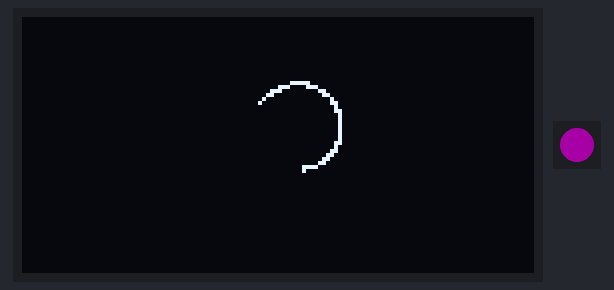
A sketch run on a simulated Arduino Uno, built for the host (arithmetic inside an expression is 32-bit, double 64-bit). Parts: 128×64 one-colour display, 1 RGB LEDs in strip order, left to right. Dim RGB values are drawn brighter than linear; random numbers use the default seed unless the sketch sets one.

Above: at 0.83 s.
At 6.98 s:
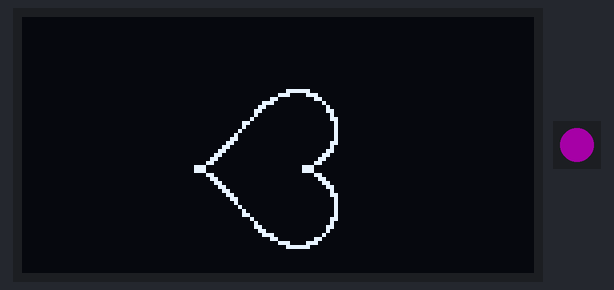
At 10.54 s:
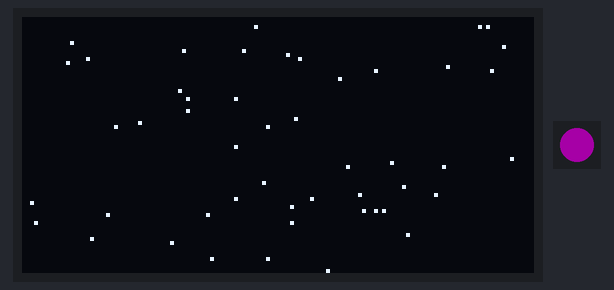
At 20.17 s:
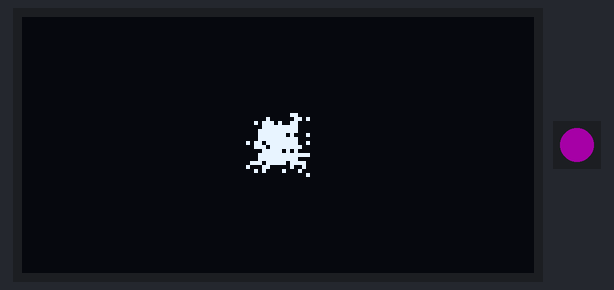
At 29.93 s:
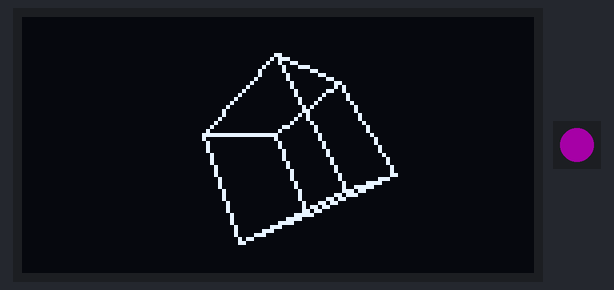
At 39.55 s:
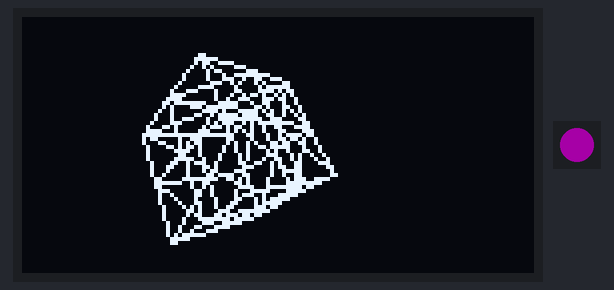

The sketch:

progetto_olografico_4display.ino
```cpp
#include <NullSpaceLib.h>
#include <U8g2lib.h>

#include <Adafruit_NeoPixel.h>
/********* ISTANZA CLASSE DISPLAY OLED I2C SH1106 128X64 ************/
U8G2_SH1106_128X64_NONAME_F_HW_I2C u8g2(U8G2_R0, /* reset=*/ U8X8_PIN_NONE);


/********* LEDS NEO-PIXELS ************/
// Parameter 1 = number of pixels in strip
// Parameter 2 = Arduino pin number (most are valid)
// Parameter 3 = pixel type flags, add together as needed:
//   NEO_KHZ800  800 KHz bitstream (most NeoPixel products w/WS2812 LEDs)
//   NEO_KHZ400  400 KHz (classic 'v1' (not v2) FLORA pixels, WS2811 drivers)
//   NEO_GRB     Pixels are wired for GRB bitstream (most NeoPixel products)
//   NEO_RGB     Pixels are wired for RGB bitstream (v1 FLORA pixels, not v2)
//   NEO_RGBW    Pixels are wired for RGBW bitstream (NeoPixel RGBW products)
Adafruit_NeoPixel strip = Adafruit_NeoPixel(1, 5, NEO_GRB + NEO_KHZ800);

class Heart
{
  private:
    U8G2_SH1106_128X64_NONAME_F_HW_I2C* _u8g2;
    float scale;
    float mult;
    float xrot;
    int startt;
    TimerC* t_scale;
    TimerC* t_draw;
    Point<float> vPoints[360] ;
    bool first_run;
    PinHoleCamera* camera;
    Cube* cubemodel;
    Cube1* cube1model;
    Logo3DNSP* logo_nsp;
    Icospere* icospheremodel;
    float spincube;
    float spinlogo;
    int spinsign;
    float cube_oscillation;
    float oscillation_freq;
    float v_max;
    float u_max;
    float z_rain;
  public:
    TimerC* t_draw3;

  public:
    Heart(U8G2_SH1106_128X64_NONAME_F_HW_I2C* u8g2_)
    {
      _u8g2 = u8g2_;
      scale=1;
      mult=1.1;
      xrot=0;
      t_scale = new TimerC();
      t_draw = new TimerC();
      t_draw3 = new TimerC();
      t_scale->start();
      t_draw->start();
      t_draw3->start();
      startt=0;
      first_run=true;
      camera = new PinHoleCamera;
      cubemodel = new Cube;
      cube1model = new Cube1;
      logo_nsp = new Logo3DNSP;
      icospheremodel = new Icospere;
      cubemodel->Scale(2.0);
      cube1model->Scale(2.0);
      logo_nsp->Scale(2.2);
      icospheremodel->Scale(3.1);
      spincube=0;
      spinlogo=0;
      spinsign=1;
      cube_oscillation=0;
      oscillation_freq=0;
      v_max=0;
      u_max=0;
      z_rain=0;
      randomSeed(analogRead(0));
    }

    void applyRotZ(float angledeg, float& x, float& y)
    {
      float ang = angledeg*PI/180.0;
      float xp = cos(ang)*x - sin(ang)*y;
      float yp = sin(ang)*x + cos(ang)*y;

      x=xp;
      y=yp;
    }

    void applyRotX(float angledeg, float& x, float& y, float& z)
    {
      float ang = angledeg*PI/180.0;
      float xp = x;
      float yp = cos(ang)*y - sin(ang)*z;
      float zp = sin(ang)*y + cos(ang)*z;

      x=xp;
      y=yp;
      z=zp;
    }

    bool draw1(bool& end)
    {
      camera->setFocalLength(6);
       bool refresh=false;
       end=false;
        for (int t=0; t<xrot; ++t)
        {
          float ang = t*PI/180.0;
          float x = scale * (16*sin(ang)*sin(ang)*sin(ang))  ;
		      float y = scale * (13*cos(ang) - 5*cos(2*ang) - 2*cos(3*ang) - cos(4*ang))  ;
          float z = 0;

          applyRotZ(-90, x ,y );
          //applyRotX(xrot, x, y, z);
          _u8g2->drawPixel(x+64,y+38);//32);
        }
        if (scale>1.5)
        {
          mult = 0.9;
        }
        else if(scale<1)
        {
          mult=1.1;
        }
        if(t_scale->getET()>150)
        {
          t_scale->reset();
          scale = scale*mult;
          refresh=true;
        }

        if(t_draw->getET()>5)
        {
          t_draw->reset();
          xrot+=5;
          refresh=true;
        }

        if (xrot>360)
        {
          xrot=0;
          end=true;
        }
        else if (xrot<-360)
        {
          xrot=0;
          end=true;
        }
        return refresh;

    }

    bool draw2(bool& end)
    {
      camera->setFocalLength(6);
       bool refresh=false;
       end=false;
        for (int t=startt; t<340+startt; ++t)
        {
          float ang = t*PI/180.0;
          float x = scale * (16*sin(ang)*sin(ang)*sin(ang))  ;
		      float y = scale * (13*cos(ang) - 5*cos(2*ang) - 2*cos(3*ang) - cos(4*ang))  ;
          float z = 0;

          applyRotZ(-90, x ,y );
          //applyRotX(xrot, x, y, z);
          _u8g2->drawPixel(x+64,y+38);
        }
        if (scale>1.5)
        {
          mult = 0.9;
        }
        else if(scale<1)
        {
          mult=1.1;
        }
        if(t_scale->getET()>150)
        {
          t_scale->reset();
          scale = scale*mult;
          refresh=true;
        }

        if(t_draw->getET()>5)
        {
          t_draw->reset();
          startt+=5;
          refresh=true;
        }

        if(startt>340)
        {
          startt=0;
          end=true;
        }
        return refresh;

    }

    bool draw3(bool& end)
    {
      camera->setFocalLength(6);
       bool refresh=false;
       end=false;
        for (int t=0; t<360; ++t)
        {
          float ang = t*PI/180.0;
          float x = scale * (16*sin(ang)*sin(ang)*sin(ang))  ;
		      float y = scale * (13*cos(ang) - 5*cos(2*ang) - 2*cos(3*ang) - cos(4*ang))  ;
          float z = 0;

          applyRotZ(-90, x ,y );
          //applyRotX(xrot, x, y, z);
          _u8g2->drawPixel(x+64,y+38);
        }
        if (scale>1.5)
        {
          mult = 0.9;
        }
        else if(scale<1)
        {
          mult=1.1;
        }
        if(t_scale->getET()>150)
        {
          t_scale->reset();
          scale = scale*mult;
          refresh=true;
        }

        if(t_draw->getET()>5)
        {
          t_draw->reset();
          refresh=true;
        }

        if(t_draw3->getET()>3000)
        {
          t_draw3->reset();
          end=true;
        }
        return refresh;

    }

    bool draw4(bool& end)
    {
      camera->setFocalLength(6);
       bool refresh=false;
       end=false;
       if(first_run)
       {
        first_run=false;
        for (int t=0; t<360; ++t)
        {
          float ang = t*PI/180.0;
          float x = scale * (16*sin(ang)*sin(ang)*sin(ang))  ;
          float y = scale * (13*cos(ang) - 5*cos(2*ang) - 2*cos(3*ang) - cos(4*ang))  ;
          float z = 0;

          vPoints[t].vx = random(-1000, 1000)/1000.0;
          vPoints[t].vy = random(-1000, 1000)/1000.0;

          vPoints[t].x=x;
          vPoints[t].y=y;
          vPoints[t].nextStep();
          x=vPoints[t].x;
          y=vPoints[t].y;
          applyRotZ(-90, x ,y );
          //applyRotX(xrot, x, y, z);
          _u8g2->drawPixel(x+64,y+38);
        }
       }
       else
       {
        for (int t=0; t<360; ++t)
        {
          //vPoints[t].x += random(-2000, 2000)/1000.0;
          //vPoints[t].y += random(-2000, 2000)/1000.0;
          vPoints[t].nextStep();
          float x = vPoints[t].x;
          float y = vPoints[t].y;
          applyRotZ(-90, x ,y );
          //applyRotX(xrot, x, y, z);
          _u8g2->drawPixel(x+64,y+38);
        }
       }


        if(t_draw->getET()>5)
        {
          t_draw->reset();
          refresh=true;
        }

        if(t_draw3->getET()>4000)
        {
          t_draw3->reset();
          first_run=true;
          end=true;
          for (int t=0; t<360; ++t)
          {
            vPoints[t].Reset();
          }
        }
        return refresh;

    }

    bool drawCube(bool& end)
    {
      camera->setFocalLength(6);
      bool refresh=false;
      end=false;
      Point<float> vertici_uv[8];
      for (int t=0; t<8; ++t)
      {
        Point<float> xyz_out;
        float u,v;
        camera->RotoTraslation(0,spincube,-30,cube_oscillation,0.3,8.5,cubemodel->vert[t],xyz_out);
        camera->ProjectK(u, v, xyz_out);

        if(u>127)
          u=127;
        else if(u<0)
          u=0;
        if(v>63)
          v=63;
        else if(v<0)
          v=0;
        vertici_uv[t].x=u;
        vertici_uv[t].y=v;
        //_u8g2->drawPixel(u, v);
        //Serial.println("x: " +String(vertici_uv[t].x,1)+ " y: "+String(vertici_uv[t].y,1));

      }
      //Serial.println("-------");


      _u8g2->drawLine(vertici_uv[4].x, vertici_uv[4].y, vertici_uv[0].x, vertici_uv[0].y);
      _u8g2->drawLine(vertici_uv[4].x, vertici_uv[4].y, vertici_uv[5].x, vertici_uv[5].y);
      _u8g2->drawLine(vertici_uv[4].x, vertici_uv[4].y, vertici_uv[6].x, vertici_uv[6].y);
      _u8g2->drawLine(vertici_uv[5].x, vertici_uv[5].y, vertici_uv[7].x, vertici_uv[7].y);


      _u8g2->drawLine(vertici_uv[5].x, vertici_uv[5].y, vertici_uv[1].x, vertici_uv[1].y);
      _u8g2->drawLine(vertici_uv[1].x, vertici_uv[1].y, vertici_uv[3].x, vertici_uv[3].y);
      _u8g2->drawLine(vertici_uv[1].x, vertici_uv[1].y, vertici_uv[0].x, vertici_uv[0].y);
      _u8g2->drawLine(vertici_uv[0].x, vertici_uv[0].y, vertici_uv[2].x, vertici_uv[2].y);


      _u8g2->drawLine(vertici_uv[2].x, vertici_uv[2].y, vertici_uv[3].x, vertici_uv[3].y);
      _u8g2->drawLine(vertici_uv[2].x, vertici_uv[2].y, vertici_uv[6].x, vertici_uv[6].y);
      _u8g2->drawLine(vertici_uv[6].x, vertici_uv[6].y, vertici_uv[7].x, vertici_uv[7].y);
      _u8g2->drawLine(vertici_uv[7].x, vertici_uv[7].y, vertici_uv[3].x, vertici_uv[3].y);


      if(t_draw->getET()>5)
      {
        t_draw->reset();

        spincube+=spinsign*3;
        if(spincube>358)
        {
          spinsign*=-1;

        }
        else if(spincube<-358)
        {
          spinsign*=-1;

        }
        cube_oscillation = 0+1.5*sin(oscillation_freq);
        oscillation_freq+=0.1;
        refresh=true;
      }

      if(t_draw3->getET()>10000)
      {
        t_draw3->reset();
        end=true;
      }
      return refresh;

    }

    bool drawCube1(bool& end)
    {
      camera->setFocalLength(6);
      bool refresh=false;
      end=false;
      Point<float> xyz_out;
      float u,v;
      Triangle<float> tri;
      for (int t=0; t<N_FACE_Cube1; ++t)
      {

        camera->RotoTraslation(0,spincube,-30,cube_oscillation,0.3,8.5,cube1model->vert[cube1model->faces[t].x],xyz_out);
        camera->ProjectK(u, v, xyz_out);

        if(u>127)
          u=127;
        else if(u<0)
          u=0;
        if(v>63)
          v=63;
        else if(v<0)
          v=0;

        tri.v1.x = u;
        tri.v1.y = v;

        camera->RotoTraslation(0,spincube,-30,cube_oscillation,0.3,8.5,cube1model->vert[cube1model->faces[t].y],xyz_out);
        camera->ProjectK(u, v, xyz_out);
        if(u>127)
          u=127;
        else if(u<0)
          u=0;
        if(v>63)
          v=63;
        else if(v<0)
          v=0;
        tri.v2.x = u;
        tri.v2.y = v;

        camera->RotoTraslation(0,spincube,-30,cube_oscillation,0.3,8.5,cube1model->vert[cube1model->faces[t].z],xyz_out);
        camera->ProjectK(u, v, xyz_out);
        if(u>127)
          u=127;
        else if(u<0)
          u=0;
        if(v>63)
          v=63;
        else if(v<0)
          v=0;
        tri.v3.x = u;
        tri.v3.y = v;

        _u8g2->drawLine(tri.v1.x, tri.v1.y, tri.v2.x, tri.v2.y);
        _u8g2->drawLine(tri.v2.x, tri.v2.y, tri.v3.x, tri.v3.y);
        _u8g2->drawLine(tri.v3.x, tri.v3.y, tri.v1.x, tri.v1.y);


      }

      if(t_draw->getET()>5)
      {
        t_draw->reset();

        spincube+=spinsign*3;
        if(spincube>358)
        {
          spinsign*=-1;

        }
        else if(spincube<-358)
        {
          spinsign*=-1;

        }
        cube_oscillation = 0+1.5*sin(oscillation_freq);
        oscillation_freq+=0.1;
        refresh=true;
      }

      if(t_draw3->getET()>10000)
      {
        t_draw3->reset();
        end=true;
      }
      return refresh;

    }

     bool drawIcospere(bool& end)
    {
      camera->setFocalLength(6);
      bool refresh=false;
      end=false;
      Point<float> xyz_out;
      float u,v;
      Triangle<float> tri;
      for (int t=0; t<N_FACE_Icospere; ++t)
      {

        camera->RotoTraslation(0,spincube,-30,cube_oscillation,0.3,8,icospheremodel->vert[icospheremodel->faces[t].x],xyz_out);
        camera->ProjectK(u, v, xyz_out);

        if(u>127)
          u=127;
        else if(u<0)
          u=0;
        if(v>63)
          v=63;
        else if(v<0)
          v=0;

        tri.v1.x = u;
        tri.v1.y = v;

        camera->RotoTraslation(0,spincube,-30,cube_oscillation,0.3,8,icospheremodel->vert[icospheremodel->faces[t].y],xyz_out);
        camera->ProjectK(u, v, xyz_out);
        if(u>127)
          u=127;
        else if(u<0)
          u=0;
        if(v>63)
          v=63;
        else if(v<0)
          v=0;
        tri.v2.x = u;
        tri.v2.y = v;

        camera->RotoTraslation(0,spincube,-30,cube_oscillation,0.3,8,icospheremodel->vert[icospheremodel->faces[t].z],xyz_out);
        camera->ProjectK(u, v, xyz_out);
        if(u>127)
          u=127;
        else if(u<0)
          u=0;
        if(v>63)
          v=63;
        else if(v<0)
          v=0;
        tri.v3.x = u;
        tri.v3.y = v;

        _u8g2->drawLine(tri.v1.x, tri.v1.y, tri.v2.x, tri.v2.y);
        _u8g2->drawLine(tri.v2.x, tri.v2.y, tri.v3.x, tri.v3.y);
        _u8g2->drawLine(tri.v3.x, tri.v3.y, tri.v1.x, tri.v1.y);


      }

      if(t_draw->getET()>5)
      {
        t_draw->reset();

        spincube+=spinsign*3;
        if(spincube>358)
        {
          spinsign*=-1;

        }
        else if(spincube<-358)
        {
          spinsign*=-1;

        }
        cube_oscillation = 0+1.5*sin(oscillation_freq);
        oscillation_freq+=0.1;
        refresh=true;
      }

      if(t_draw3->getET()>10000)
      {
        t_draw3->reset();
        end=true;
      }
      return refresh;

    }

    bool drawLogo3D(bool& end, bool wireframe=false)
    {
      camera->setFocalLength(4);
      bool refresh=false;
      end=false;
      Point<float> xyz_out;
      float u,v;
      Triangle<float> tri;
      for (int t=0; t<N_FACE_Logo3DNSP; ++t)
      {
        camera->RotoTraslation(90,0,spinlogo,0,0.4,6,logo_nsp->vert[logo_nsp->faces[t].x],xyz_out);
        camera->ProjectK(u, v, xyz_out);
        tri.v1.x = u;
        tri.v1.y = v;

        camera->RotoTraslation(90,0,spinlogo,0,0.4,6,logo_nsp->vert[logo_nsp->faces[t].y],xyz_out);
        camera->ProjectK(u, v, xyz_out);
        tri.v2.x = u;
        tri.v2.y = v;

        camera->RotoTraslation(90,0,spinlogo,0,0.4,6,logo_nsp->vert[logo_nsp->faces[t].z],xyz_out);
        camera->ProjectK(u, v, xyz_out);
        tri.v3.x = u;
        tri.v3.y = v;

        if(wireframe)
        {
          _u8g2->drawLine(tri.v1.x, tri.v1.y, tri.v2.x, tri.v2.y);
          _u8g2->drawLine(tri.v2.x, tri.v2.y, tri.v3.x, tri.v3.y);
          _u8g2->drawLine(tri.v3.x, tri.v3.y, tri.v1.x, tri.v1.y);
        }
        else
        {
          _u8g2->drawTriangle(tri.v1.x, tri.v1.y, tri.v2.x, tri.v2.y, tri.v3.x, tri.v3.y);
        }

      }
      /*
      for (int t=0; t<N_VERT_Logo3DNSP; ++t)
      {

        camera->RotoTraslation(90,0,spinlogo,0,0,6,logo_nsp->vert[t],xyz_out);
        camera->ProjectK(u, v, xyz_out);

        if(u>127)
          u=127;
        else if(u<0)
          u=0;
        if(v>63)
          v=63;
        else if(v<0)
          v=0;

        _u8g2->drawPixel(u, v);
        //Serial.println("x: " +String(vertici_uv[t].x,1)+ " y: "+String(vertici_uv[t].y,1));

      }
      */
      //Serial.println("-------");

      if(t_draw->getET()>5)
      {
        t_draw->reset();
        spinlogo+=3;
        if(spinlogo>360)
        {
          spinlogo = 0;
        }
        refresh=true;
      }

      if(t_draw3->getET()>15000)
      {
        t_draw3->reset();
        end=true;
      }
      return refresh;

    }

    bool draw5(bool& end, float pitch=180)
    {
      camera->setFocalLength(6);
      bool refresh=false;
      Point<float> xyz_out;
      Point<float> xyz_in;
      float u,v;
       end=false;
        for (int vi=0; vi<v_max; vi+=10)
        {
          for (int ui=0; ui<u_max; ui+=10)
          {
            float angv = vi*PI/180.0;
            float angu = ui*PI/180.0;
            xyz_in.x = sin(angv)*(15*sin(angu)-4*sin(3*angu))/10.0;
            xyz_in.y = 8*cos(angv)/10.0;
            xyz_in.z = sin(angv)*(15*cos(angu)-5*cos(2*angu)-2*cos(3*angu)-cos(2*angu))/10.0;
            camera->RotoTraslation(90,pitch,90,0,0,8,xyz_in,xyz_out);
            camera->ProjectK(u, v, xyz_out);
            _u8g2->drawPixel(u,v);
            /*
            Serial.print(vi);Serial.print(" ");
            Serial.print(ui);Serial.print(" ");
            Serial.print(u);Serial.print(" ");
            Serial.println(v);Serial.println("------------- ");
            */
          }

        }


        if(t_draw->getET()>5)
        {
          t_draw->reset();
          u_max+=5;
          v_max+=5;
          if(v_max>180)
          {
            v_max=180;
          }
          if(u_max>360)
          {
            u_max=360;
          }
          refresh=true;
        }

        if(v_max>=180 && u_max>=360)
        {
          v_max=0;
          u_max=0;
          end=true;
        }

        return refresh;

    }

    bool draw6(bool& end, bool& isfirst, Point<float>* xyz_in)
    {
      camera->setFocalLength(6);
      bool refresh=false;
      Point<float> xyz_out;
      float u,v;
      end=false;
      if(isfirst)
      {
          for(int t=0;t<300;++t)
          {
              xyz_in[t].x = random(-2000,2000)/2000.0;
              xyz_in[t].y = random(-2000,2000)/2000.0;
              xyz_in[t].z = random(-10000,0)/1000.0;
              camera->RotoTraslation(0,0,0,0,0,z_rain,xyz_in[t],xyz_out);
              camera->ProjectK(u, v, xyz_out);
              _u8g2->drawPixel(u,v);
          }
          isfirst=false;
      }
      else
      {
        for(int t=0;t<300;++t)
        {
          camera->RotoTraslation(0,0,0,0,0,z_rain,xyz_in[t],xyz_out);
          camera->ProjectK(u, v, xyz_out);
          _u8g2->drawPixel(u,v);
        }
        for(int t=0;t<40;++t)
        {
          camera->RotoTraslation(0,0,0,0,0,z_rain,xyz_in[t],xyz_out);
          camera->ProjectK(u, v, xyz_out);

          Point<float> xyz_in2, xyz_out2;
          xyz_in2.x=xyz_in[t].x;
          xyz_in2.y=xyz_in[t].y;
          xyz_in2.z=xyz_in[t].z-0.5;
          float u2,v2;
          camera->RotoTraslation(0,0,0,0,0,z_rain,xyz_in2,xyz_out2);
          camera->ProjectK(u2, v2, xyz_out2);
          /*
          if(u>127)
            u=127;
          else if(u<0)
            u=0;
          if(v>63)
            v=63;
          else if(v<0)
            v=0;
          if(u2>127)
            u2=127;
          else if(u2<0)
            u2=0;
          if(v2>63)
            v2=63;
          else if(v2<0)
            v2=0;
          */

          if(u>127 || u<0 || v>63 || v<0 || u2>127 || u2<0 || v2>63 || v2<0)
          {
            continue;
          }
          _u8g2->drawLine(u,v,u2,v2);
        }
      }


      if(t_draw->getET()>5)
      {
        t_draw->reset();
        z_rain+=0.05;
        refresh=true;
      }
      if(t_draw3->getET()>12000)
      {
        t_draw3->reset();
        isfirst=true;
        z_rain=0;
        end=true;
      }
      return refresh;
    }


};

Heart* heart = new Heart(&u8g2);

void setup() {
  Serial.begin(115200);
  u8g2.begin();
  u8g2.setBitmapMode(1); //set the background to transparant
  strip.begin();
  strip.setBrightness(50); //[0-255]
  strip.clear(); // metti ad off tutti i leds
  strip.setPixelColor(0, strip.Color(204,0,204));
  //strip.setPixelColor(0, strip.Color(153,0,153));
  strip.show();
}


bool end=false;
bool refresh=false;
int state=0;
float pitch=180;
bool isfirst=true;
Point<float> xyz_in[300];
void loop() {

  u8g2.clearBuffer();
  switch(state)
  {
    case 0:
    {
      //refresh = heart->drawCube(end);
      //refresh = heart->drawCube1(end);
      //refresh = heart->drawLogo3D(end);
      /*
      refresh = heart->draw5(end, pitch);
      if(end)
      {
        pitch+=5;
      }
      */
      /*
      refresh = heart->draw6(end,isfirst,&xyz_in[0]);
      if(end)
      {
        heart->t_draw3->reset();
      }
      */
      state=100;
      break;
    }
    case 100:
    {
      refresh = heart->draw1(end);
      if(end)
        state=200;
      break;
    }
    case 200:
    {
      refresh = heart->draw2(end);
      if(end)
      {
        heart->t_draw3->reset();
        state=300;
      }

      break;
    }
    case 300:
    {
      refresh = heart->draw3(end);
      if(end)
      {
        heart->t_draw3->reset();
        state=400;
      }
      break;
    }
    case 400:
    {
      refresh = heart->draw4(end);
      if(end)
      {
        heart->t_draw3->reset();
        state=450;
      }
      break;
    }
    case 450:
    {
      refresh = heart->draw6(end,isfirst,&xyz_in[0]);
      if(end)
      {
        heart->t_draw3->reset();
        state=500;
      }
      break;
    }
    case 500:
    {
      refresh = heart->drawCube(end);
      if(end)
      {
        heart->t_draw3->reset();
        state=600;
      }
      break;
    }
    case 600:
    {
      refresh = heart->drawCube1(end);
      if(end)
      {
        heart->t_draw3->reset();
        state=650;
      }
      break;
    }
    case 650:
    {
      refresh = heart->drawIcospere(end);
      if(end)
      {
        heart->t_draw3->reset();
        state=700;
      }
      break;
    }
    case 700:
    {
      refresh = heart->drawLogo3D(end, false);
      if(end)
      {
        heart->t_draw3->reset();
        state=800;
      }
      break;
    }
    case 800:
    {
      refresh = heart->drawLogo3D(end, true);
      if(end)
      {
        heart->t_draw3->reset();
        state=100;
      }
      break;
    }
  }
  //u8g2.setFont(u8g2_font_ncenB14_tr);
  //u8g2.drawStr(4,16,String(state).c_str());
  if (refresh)
    u8g2.sendBuffer();
  delay(1);

}
```

Source omitted: NullSpaceLib.h (130769 bytes)
